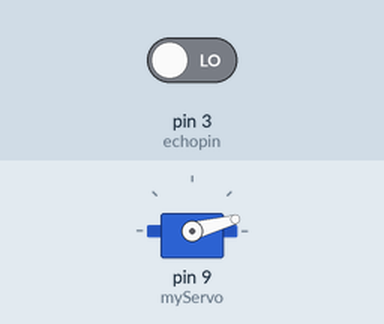
The sketch below on a simulated Arduino Uno, built with avr-gcc and run on an emulated ATmega328P. Parts: servo. The inputs (shaded band) are chosen by the test bench; at power-on: pin 3 (echopin) LOW. What the sketch prints to the serial monitor is not drawn.

Above: at 0.1 s.
At 18.6 s:
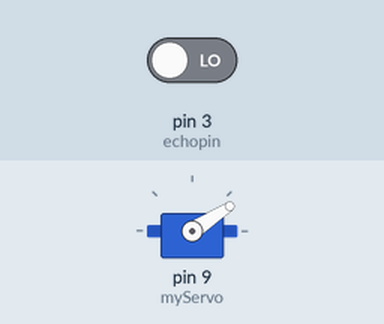
At 38.2 s:
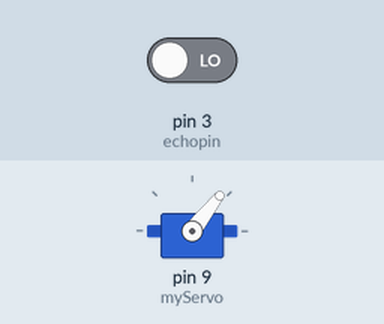
Timing chart, 0 to 40.0 s (numbered marks = the images above):
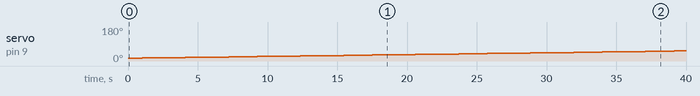

The sketch:

radar.ino
```cpp
#include <Servo.h>.

const int trigpin=2;
const int echopin=3;

long duration;
int distance;
Servo myServo;

void setup() {
pinMode(trigpin,OUTPUT);
pinMode (echopin,INPUT);
Serial.begin (9600);
myServo. attach (9);

}

void loop() {

for (int i=15;i<165;i++){
  myServo.write (i);
  delay (30);
  distance = calculateDistance ();

  Serial.print(i);
  Serial.print(",");
  Serial.print (distance);
  Serial.print (",");

}
for (int i=165;i>15;i--){
  myServo.write(i);
  delay(30);
  distance=calculateDistance ();
  Serial.print(i);
  Serial.print(",");
  Serial.print (distance);
  Serial.print (",");

}
}

int calculateDistance (){

  digitalWrite(trigpin, LOW);
  delayMicroseconds (2);

  digitalWrite (trigpin,HIGH);
  duration =pulseIn (echopin, HIGH);
  distance=duration*0.034/2;
  return distance ;
}
```

Measured:
- by itself, servo on pin 9 (myServo): moves from 15° to 53° over 38.1 s
